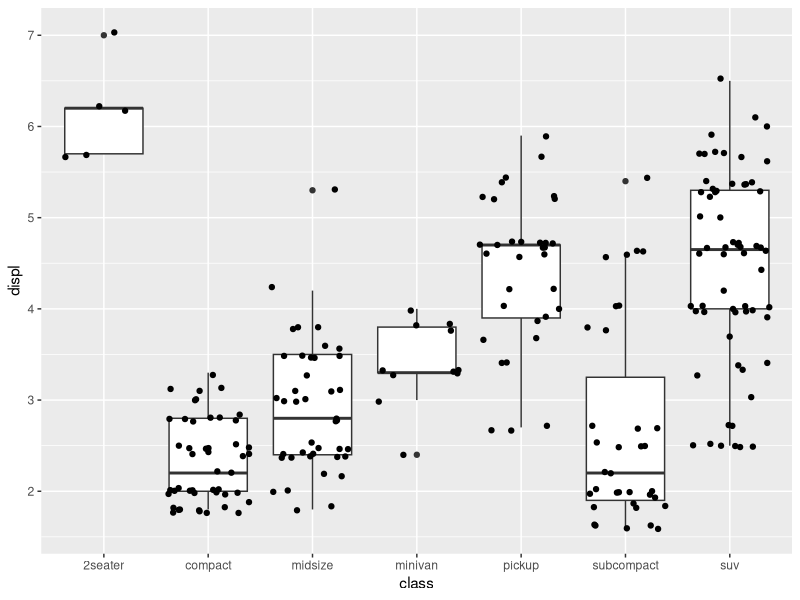

This chart was generated by the following R code:
#making a boxplot displaying engine size per car class
#loading the data
install.packages('tidyverse')
library("tidyverse")

#vizualizing the data
str(mpg)
#tibble [234 × 11] (S3: tbl_df/tbl/data.frame)
    #$ manufacturer: chr [1:234] "audi" "audi" "audi" "audi" ...
    #$ model       : chr [1:234] "a4" "a4" "a4" "a4" ...
    #$ displ       : num [1:234] 1.8 1.8 2 2 2.8 2.8 3.1 1.8 1.8 2 ...
    #$ year        : int [1:234] 1999 1999 2008 2008 1999 1999 2008 1999 1999 2008 ...
    #$ cyl         : int [1:234] 4 4 4 4 6 6 6 4 4 4 ...
    #$ trans       : chr [1:234] "auto(l5)" "manual(m5)" "manual(m6)" "auto(av)" ...
    #$ drv         : chr [1:234] "f" "f" "f" "f" ...
    #$ cty         : int [1:234] 18 21 20 21 16 18 18 18 16 20 ...
    #$ hwy         : int [1:234] 29 29 31 30 26 26 27 26 25 28 ...
    #$ fl          : chr [1:234] "p" "p" "p" "p" ...
    #$ class       : chr [1:234] "compact" "compact" "compact" "compact" ...

#making the ggplot of engine sizes (displ) on the type of cars (class)
ggplot(mpg)+ 
  geom_boxplot(aes(y = displ, x = class)) + 
  geom_jitter(aes(y = displ, x = class), color = 'black')
  labs(x= 'Type of car',y='Engine size') +
  theme_classic()


